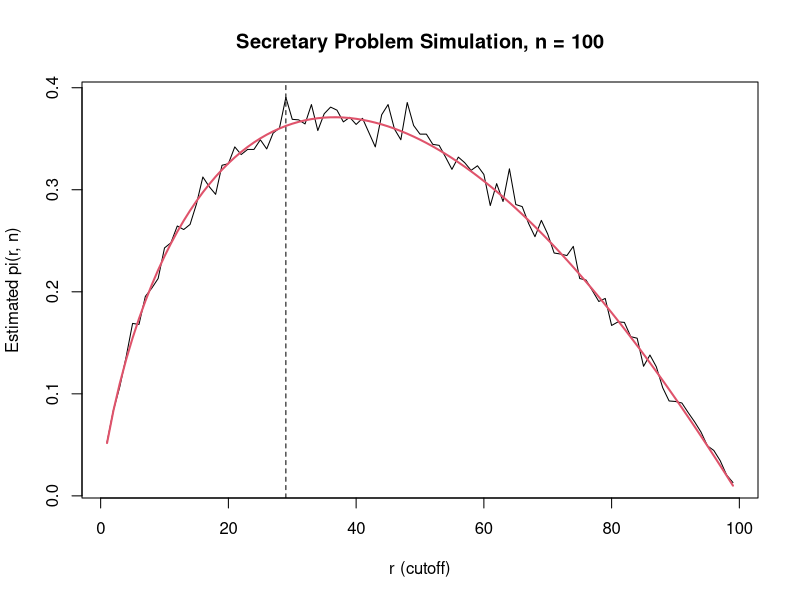

Here is the R script that generated this plot:
## ---- chunk 1
args(mean)
## ---- chunk 2
## Atomic vectors (length one shown; still vectors)
num <- 3.14      ## double (numeric)
int <- 2L        ## integer
chr <- "Ann"     ## character
lgc <- TRUE      ## logical

## A longer vector (same type throughout)
v <- c(1, 2, 3)
## ---- chunk 3
## Matrix/array: same type, 2D or more
m <- matrix(1:6, nrow = 2)

## List: heterogenous elements
lst <- list(name = "Bob", age = 25, scores = c(90, 88))

## Data frame: list of equal‑length columns
## (columns can be different atomic types)
df <- data.frame(name = c("Ann", "Bob"), age = c(20, 25))

## Function: also an object
sq <- function(x) x^2
## ---- chunk 4
## Class and structure
class(df)
str(df)
## ---- chunk 5
## Vectors
x <- c(2, 4, 6, 8)
x[2]             ## second element
x[1:3]           ## slice
x[x > 5]         ## logical filter

## Matrices
m <- matrix(1:9, nrow = 3)
m[2, 3]          ## row 2, col 3
m[, 1]           ## first column

## Data frames
people <- data.frame(name = c("Ann", "Bob"), age = c(20, 25))
people$age       ## column by name
people[1, ]      ## first row
people[, "name"] ## column by string
## ---- chunk 6
## Replace sentinel values with NA
x <- -999
if (x == -999) {
  x <- NA
}
print(x)
## ---- chunk 7
## Make a toy data frame with a sentinel value
scores <- data.frame(
  math = c(95, -999, 88, 91),
  eng  = c(87, 90, -999, 85),
  sci  = c(92, 88, 94, -999)
)

## Replace -999 with NA, then compute column means
for (col in names(scores)) {
  ## clean
  bad <- scores[[col]] == -999
  scores[[col]][bad] <- NA
  ## summarize
  m <- mean(scores[[col]], na.rm = TRUE)
  cat(col, "mean:", m, "\n")
}
## ---- chunk 8
## Estimate P(X > 1.96) for N(0,1) via Monte Carlo
## Stop when stderr < 0.002
set.seed(1)
count <- 0
n <- 0
se <- Inf

while (se > 0.002) {
  ## simulate in small batches for responsiveness
  z <- rnorm(1000)
  n <- n + length(z)
  count <- count + sum(z > 1.96)
  p_hat <- count / n
  se <- sqrt(p_hat * (1 - p_hat) / n)
}

cat("p_hat:", p_hat, "n:", n, "se:", se, "\n")
## ---- chunk 9
## Working directory
getwd()                  ## where am I
## setwd("path/to/folder")   ## set if necessary
## ---- chunk 10
## Your Name
## 2025-09-02
## Purpose: demonstrate basic R style
x <- 1  # inline note uses a single 
## ---- chunk 11
## Portable path building
file.path("data", "mtcars.csv")
## ---- chunk 12
## Floating‑point comparison
0.1 == 0.3 / 3
all.equal(0.1, 0.3 / 3)

## Reveal stored value with extra digits
print(0.1, digits = 20)
sprintf("%.17f", 0.1)
## ---- chunk 13
secretary_once <- function(n, r) {
  # A random permutation of ranks, where 1 = best
  order <- sample.int(n)

  # Best rank seen among the first r applicants
  best_so_far <- min(order[1:r])

  # Default: hire the last applicant
  hire_index <- n

  # Look for the first applicant better than all previous ones
  if (r < n) {
    for (i in (r + 1):n) {
      if (order[i] < best_so_far) {
        hire_index <- i
        break
      }
    }
  }

  hired_rank <- order[hire_index]
  as.integer(hired_rank == 1)
}
## ---- chunk 14
estimate_pi <- function(n, r, n_sim = 10000) {
  mean(replicate(n_sim, secretary_once(n, r)))
}
## ---- chunk 15
n     <- 100
n_sim <- 2000

rs  <- 1:(n - 1)
pis <- sapply(rs, estimate_pi, n = n, n_sim = n_sim)

r_star_hat   <- rs[which.max(pis)]
max_prob_hat <- max(pis)

r_star_hat
max_prob_hat
## ---- chunk 16
plot(rs, pis, type = "l",
     xlab = "r (cutoff)",
     ylab = "Estimated pi(r, n)",
     main = paste("Secretary Problem Simulation, n =", n))
abline(v = r_star_hat, lty = 2)
lines(rs, sapply(rs, function(r) sum((r)/((r+1):100 - 1)) / 100), col = 2, lwd = 2)
